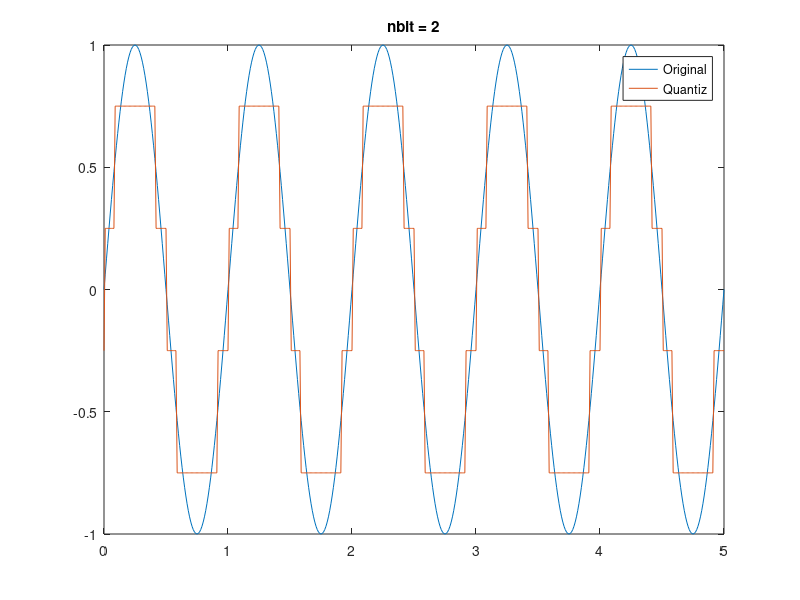

Source code (MATLAB): (Note: this script raises an error after producing the figure.)
%% Parte 2 Guião 5

%% Ex 1 -

%% nbit = 2
nbit = 2;

Ta = 0.01;

t = 0:Ta:5;

x = sin(2*pi*t);
A = 1; %Amplitude


delta = A/2^nbit;

partition = zeros(1, 2^nbit-1);
partition(1) = -A + delta * 2;
for i=1:length(partition)-1
    partition(i+1) = partition(i) + delta * 2; 
end

codebook= zeros(1,2^nbit);
codebook(1) = -A + delta;
for i=1:length(codebook)-1
    codebook(i+1) = codebook(i) + delta * 2; 
end

[index, quants] = quantiz(x,partition, codebook);



figure(2)
plot(t,x)
hold on
plot(t,quants)

legend("Original", "Quantiz")
title("nbit = 2")
hold off


%Espetro

[z, fz] = espetro(x,Ta); %Espetro Original
[w, fw] = espetro(quants, Ta); %Espetro quants

figure(1)
subplot(1,2,1)
plot(fz,z)
title("Espetro sinal original")

subplot(1,2,2)
plot(fw,w)
title("Espetro sinal quantz")




%% nbit = 3
nbit = 3;

Ta = 0.01;

t = 0:Ta:5;

x = sin(2*pi*t);
A = 1; %Amplitude


delta = A/2^nbit;

partition = zeros(1, 2^nbit-1);
partition(1) = -A + delta * 2;
for i=1:length(partition)-1
    partition(i+1) = partition(i) + delta * 2; 
end

codebook= zeros(1,2^nbit);
codebook(1) = -A + delta;
for i=1:length(codebook)-1
    codebook(i+1) = codebook(i) + delta * 2; 
end

[index, quants] = quantiz(x,partition, codebook);


figure(3)
plot(t,x)
hold on
plot(t,quants)

legend("Original", "Quantiz")
title("nbit = 3")
hold off

%% nbit = 4
nbit = 4;

Ta = 0.01;

t = 0:Ta:5;

x = sin(2*pi*t);
A = 1; %Amplitude


delta = A/2^nbit;

partition = zeros(1, 2^nbit-1);
partition(1) = -A + delta * 2;
for i=1:length(partition)-1
    partition(i+1) = partition(i) + delta * 2; 
end

codebook= zeros(1,2^nbit);
codebook(1) = -A + delta;
for i=1:length(codebook)-1
    codebook(i+1) = codebook(i) + delta * 2; 
end

[index, quants] = quantiz(x,partition, codebook);


figure(4)
plot(t,x)
hold on
plot(t,quants)

legend("Original", "Quantiz")
title("nbit = 4")
hold off



